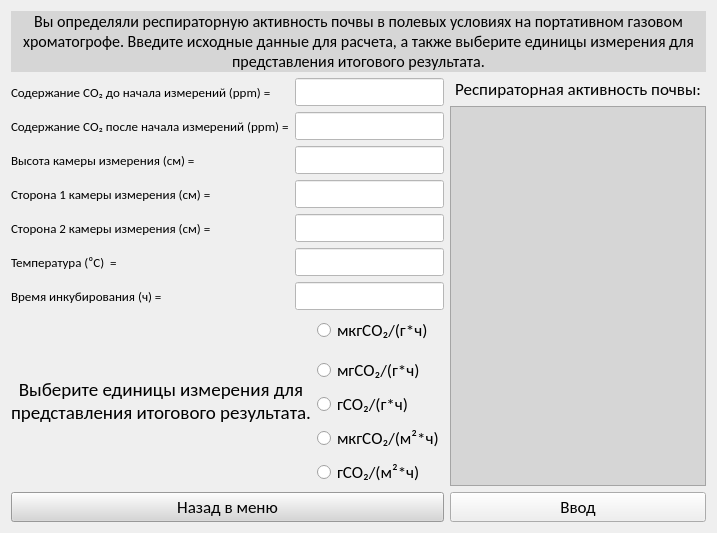
      <widget class="QWidget" name="field_gkh_eval_lt">
       <layout class="QGridLayout" name="gridLayout_8">
        <item row="1" column="1" rowspan="2">
         <layout class="QGridLayout" name="output_field_gkh_lt">
          <item row="2" column="0">
           <widget class="QTextEdit" name="output_field_gkh_te">
            <property name="font">
             <font>
              <family>Calibri</family>
              <pointsize>16</pointsize>
             </font>
            </property>
            <property name="styleSheet">
             <string notr="true">background-color: rgb(214, 214, 214);</string>
            </property>
            <property name="readOnly">
             <bool>true</bool>
            </property>
            <property name="html">
             <string>&lt;!DOCTYPE HTML PUBLIC &quot;-//W3C//DTD HTML 4.0//EN&quot; &quot;http://www.w3.org/TR/REC-html40/strict.dtd&quot;&gt;
&lt;html&gt;&lt;head&gt;&lt;meta name=&quot;qrichtext&quot; content=&quot;1&quot; /&gt;&lt;style type=&quot;text/css&quot;&gt;
p, li { white-space: pre-wrap; }
&lt;/style&gt;&lt;/head&gt;&lt;body style=&quot; font-family:'Calibri'; font-size:16pt; font-weight:400; font-style:normal;&quot;&gt;
&lt;p align=&quot;center&quot; style=&quot; margin-top:12px; margin-bottom:12px; margin-left:0px; margin-right:0px; -qt-block-indent:0; text-indent:0px;&quot;&gt;&lt;br /&gt;&lt;/p&gt;&lt;/body&gt;&lt;/html&gt;</string>
            </property>
           </widget>
          </item>
          <item row="1" column="0">
           <widget class="QLabel" name="outro_field_gkh_lbl">
            <property name="font">
             <font>
              <family>Calibri</family>
              <pointsize>13</pointsize>
             </font>
            </property>
            <property name="acceptDrops">
             <bool>false</bool>
            </property>
            <property name="layoutDirection">
             <enum>Qt::LeftToRight</enum>
            </property>
            <property name="autoFillBackground">
             <bool>false</bool>
            </property>
            <property name="text">
             <string>Респираторная активность почвы:</string>
            </property>
            <property name="alignment">
             <set>Qt::AlignCenter</set>
            </property>
            <property name="wordWrap">
             <bool>true</bool>
            </property>
            <property name="textInteractionFlags">
             <set>Qt::NoTextInteraction</set>
            </property>
           </widget>
          </item>
         </layout>
        </item>
        <item row="1" column="0">
         <layout class="QGridLayout" name="input_field_gkh_lt">
          <item row="6" column="1">
           <widget class="QLineEdit" name="inc_time_field_gkh_le">
            <property name="font">
             <font>
              <family>Calibri</family>
              <pointsize>11</pointsize>
             </font>
            </property>
            <property name="styleSheet">
             <string notr="true">background-color: rgb(255, 255, 255);</string>
            </property>
            <property name="text">
             <string/>
            </property>
           </widget>
          </item>
          <item row="4" column="1">
           <widget class="QLineEdit" name="camera_l2_field_gkh_le">
            <property name="font">
             <font>
              <family>Calibri</family>
              <pointsize>11</pointsize>
             </font>
            </property>
            <property name="styleSheet">
             <string notr="true">background-color: rgb(255, 255, 255);</string>
            </property>
            <property name="text">
             <string/>
            </property>
           </widget>
          </item>
          <item row="3" column="1">
           <widget class="QLineEdit" name="camera_l1_field_gkh_le">
            <property name="font">
             <font>
              <family>Calibri</family>
              <pointsize>11</pointsize>
             </font>
            </property>
            <property name="styleSheet">
             <string notr="true">background-color: rgb(255, 255, 255);</string>
            </property>
            <property name="text">
             <string/>
            </property>
           </widget>
          </item>
          <item row="5" column="0">
           <widget class="QLabel" name="temp_field_gkh_lbl">
            <property name="font">
             <font>
              <family>Calibri</family>
              <pointsize>10</pointsize>
             </font>
            </property>
            <property name="text">
             <string>Температура (⁰С)  =</string>
            </property>
           </widget>
          </item>
          <item row="1" column="1">
           <widget class="QLineEdit" name="cCO2_after_field_gkh_le">
            <property name="font">
             <font>
              <family>Calibri</family>
              <pointsize>11</pointsize>
             </font>
            </property>
            <property name="styleSheet">
             <string notr="true">background-color: rgb(255, 255, 255);</string>
            </property>
            <property name="text">
             <string/>
            </property>
           </widget>
          </item>
          <item row="5" column="1">
           <widget class="QLineEdit" name="temp_field_gkh_le">
            <property name="font">
             <font>
              <family>Calibri</family>
              <pointsize>11</pointsize>
             </font>
            </property>
            <property name="styleSheet">
             <string notr="true">background-color: rgb(255, 255, 255);</string>
            </property>
            <property name="text">
             <string/>
            </property>
           </widget>
          </item>
          <item row="3" column="0">
           <widget class="QLabel" name="camera_l1_field_gkh_lbl">
            <property name="font">
             <font>
              <family>Calibri</family>
              <pointsize>10</pointsize>
             </font>
            </property>
            <property name="text">
             <string>Сторона 1 камеры измерения (см) =</string>
            </property>
           </widget>
          </item>
          <item row="4" column="0">
           <widget class="QLabel" name="camera_l2_field_gkh_lbl">
            <property name="font">
             <font>
              <family>Calibri</family>
              <pointsize>10</pointsize>
             </font>
            </property>
            <property name="text">
             <string>Сторона 2 камеры измерения (см) =</string>
            </property>
           </widget>
          </item>
          <item row="0" column="0">
           <widget class="QLabel" name="cCO2_before_field_gkh_lbl">
            <property name="font">
             <font>
              <family>Calibri</family>
              <pointsize>10</pointsize>
             </font>
            </property>
            <property name="text">
             <string>Содержание СО₂ до начала измерений (ppm) =</string>
            </property>
           </widget>
          </item>
          <item row="6" column="0">
           <widget class="QLabel" name="inc_time_field_gkh_lbl">
            <property name="font">
             <font>
              <family>Calibri</family>
              <pointsize>10</pointsize>
             </font>
            </property>
            <property name="text">
             <string>Время инкубирования (ч) =</string>
            </property>
           </widget>
          </item>
          <item row="0" column="1">
           <widget class="QLineEdit" name="cCO2_before_field_gkh_le">
            <property name="font">
             <font>
              <family>Calibri</family>
              <pointsize>11</pointsize>
             </font>
            </property>
            <property name="styleSheet">
             <string notr="true">background-color: rgb(255, 255, 255);</string>
            </property>
            <property name="text">
             <string/>
            </property>
           </widget>
          </item>
          <item row="1" column="0">
           <widget class="QLabel" name="cCO2_after_field_gkh_lbl">
            <property name="font">
             <font>
              <family>Calibri</family>
              <pointsize>10</pointsize>
             </font>
            </property>
            <property name="text">
             <string>Содержание СО₂ после начала измерений (ppm) =</string>
            </property>
           </widget>
          </item>
          <item row="2" column="0">
           <widget class="QLabel" name="camera_high_field_gkh_lbl">
            <property name="font">
             <font>
              <family>Calibri</family>
              <pointsize>10</pointsize>
             </font>
            </property>
            <property name="text">
             <string>Высота камеры измерения (см) =</string>
            </property>
           </widget>
          </item>
          <item row="2" column="1">
           <widget class="QLineEdit" name="camera_high_field_gkh_le">
            <property name="font">
             <font>
              <family>Calibri</family>
              <pointsize>11</pointsize>
             </font>
            </property>
            <property name="styleSheet">
             <string notr="true">background-color: rgb(255, 255, 255);</string>
            </property>
            <property name="text">
             <string/>
            </property>
           </widget>
          </item>
         </layout>
        </item>
        <item row="0" column="0" colspan="2">
         <widget class="QLabel" name="int_filed_gkh_lbl">
          <property name="font">
           <font>
            <family>Calibri</family>
            <pointsize>12</pointsize>
           </font>
          </property>
          <property name="layoutDirection">
           <enum>Qt::LeftToRight</enum>
          </property>
          <property name="styleSheet">
           <string notr="true">background-color: rgb(214, 214, 214);</string>
          </property>
          <property name="text">
           <string>Вы определяли респираторную активность почвы в полевых условиях на портативном газовом хроматогрофе. Введите исходные данные для расчета, а также выберите единицы измерения для представления итогового результата.</string>
          </property>
          <property name="alignment">
           <set>Qt::AlignCenter</set>
          </property>
          <property name="wordWrap">
           <bool>true</bool>
          </property>
         </widget>
        </item>
        <item row="2" column="0">
         <layout class="QGridLayout" name="rbs_field_gkh_lt">
          <item row="0" column="0" rowspan="6">
           <widget class="QLabel" name="measure_field_gkh_lbl">
            <property name="font">
             <font>
              <family>Calibri</family>
              <pointsize>14</pointsize>
             </font>
            </property>
            <property name="text">
             <string>Выберите единицы измерения для представления итогового результата.</string>
            </property>
            <property name="alignment">
             <set>Qt::AlignCenter</set>
            </property>
            <property name="wordWrap">
             <bool>true</bool>
            </property>
           </widget>
          </item>
          <item row="0" column="1">
           <widget class="QRadioButton" name="mcg_gram_field_gkh_RB">
            <property name="font">
             <font>
              <family>Calibri</family>
              <pointsize>13</pointsize>
              <stylestrategy>PreferDefault</stylestrategy>
             </font>
            </property>
            <property name="focusPolicy">
             <enum>Qt::StrongFocus</enum>
            </property>
            <property name="contextMenuPolicy">
             <enum>Qt::DefaultContextMenu</enum>
            </property>
            <property name="acceptDrops">
             <bool>false</bool>
            </property>
            <property name="layoutDirection">
             <enum>Qt::LeftToRight</enum>
            </property>
            <property name="text">
             <string>мкгСО₂/(г*ч)</string>
            </property>
           </widget>
          </item>
          <item row="2" column="1">
           <widget class="QRadioButton" name="mg_gram_field_gkh_RB">
            <property name="font">
             <font>
              <family>Calibri</family>
              <pointsize>13</pointsize>
             </font>
            </property>
            <property name="text">
             <string>мгСО₂/(г*ч)</string>
            </property>
           </widget>
          </item>
          <item row="3" column="1">
           <widget class="QRadioButton" name="g_gram_field_gkh_RB">
            <property name="font">
             <font>
              <family>Calibri</family>
              <pointsize>13</pointsize>
              <stylestrategy>PreferDefault</stylestrategy>
             </font>
            </property>
            <property name="focusPolicy">
             <enum>Qt::StrongFocus</enum>
            </property>
            <property name="contextMenuPolicy">
             <enum>Qt::DefaultContextMenu</enum>
            </property>
            <property name="acceptDrops">
             <bool>false</bool>
            </property>
            <property name="layoutDirection">
             <enum>Qt::LeftToRight</enum>
            </property>
            <property name="text">
             <string>гСО₂/(г*ч)</string>
            </property>
           </widget>
          </item>
          <item row="5" column="1">
           <widget class="QRadioButton" name="sq_meters_field_gkh_RB">
            <property name="font">
             <font>
              <family>Calibri</family>
              <pointsize>13</pointsize>
             </font>
            </property>
            <property name="text">
             <string>гСО₂/(м²*ч)</string>
            </property>
           </widget>
          </item>
          <item row="4" column="1">
           <widget class="QRadioButton" name="mcg_sq_meters_field_gkh_RB">
            <property name="font">
             <font>
              <family>Calibri</family>
              <pointsize>13</pointsize>
              <stylestrategy>PreferDefault</stylestrategy>
             </font>
            </property>
            <property name="focusPolicy">
             <enum>Qt::StrongFocus</enum>
            </property>
            <property name="contextMenuPolicy">
             <enum>Qt::DefaultContextMenu</enum>
            </property>
            <property name="acceptDrops">
             <bool>false</bool>
            </property>
            <property name="layoutDirection">
             <enum>Qt::LeftToRight</enum>
            </property>
            <property name="text">
             <string>мкгСО₂/(м²*ч)</string>
            </property>
           </widget>
          </item>
         </layout>
        </item>
        <item row="3" column="1">
         <widget class="QPushButton" name="input_field_gkh_btn">
          <property name="font">
           <font>
            <family>Calibri</family>
            <pointsize>13</pointsize>
           </font>
          </property>
          <property name="text">
           <string>Ввод</string>
          </property>
         </widget>
        </item>
        <item row="3" column="0">
         <widget class="QPushButton" name="field_gkh_back_home_btn">
          <property name="font">
           <font>
            <family>Calibri</family>
            <pointsize>13</pointsize>
           </font>
          </property>
          <property name="styleSheet">
           <string notr="true">background-color: rgb(214, 214, 214);</string>
          </property>
          <property name="text">
           <string>Назад в меню</string>
          </property>
         </widget>
        </item>
       </layout>
      </widget>
